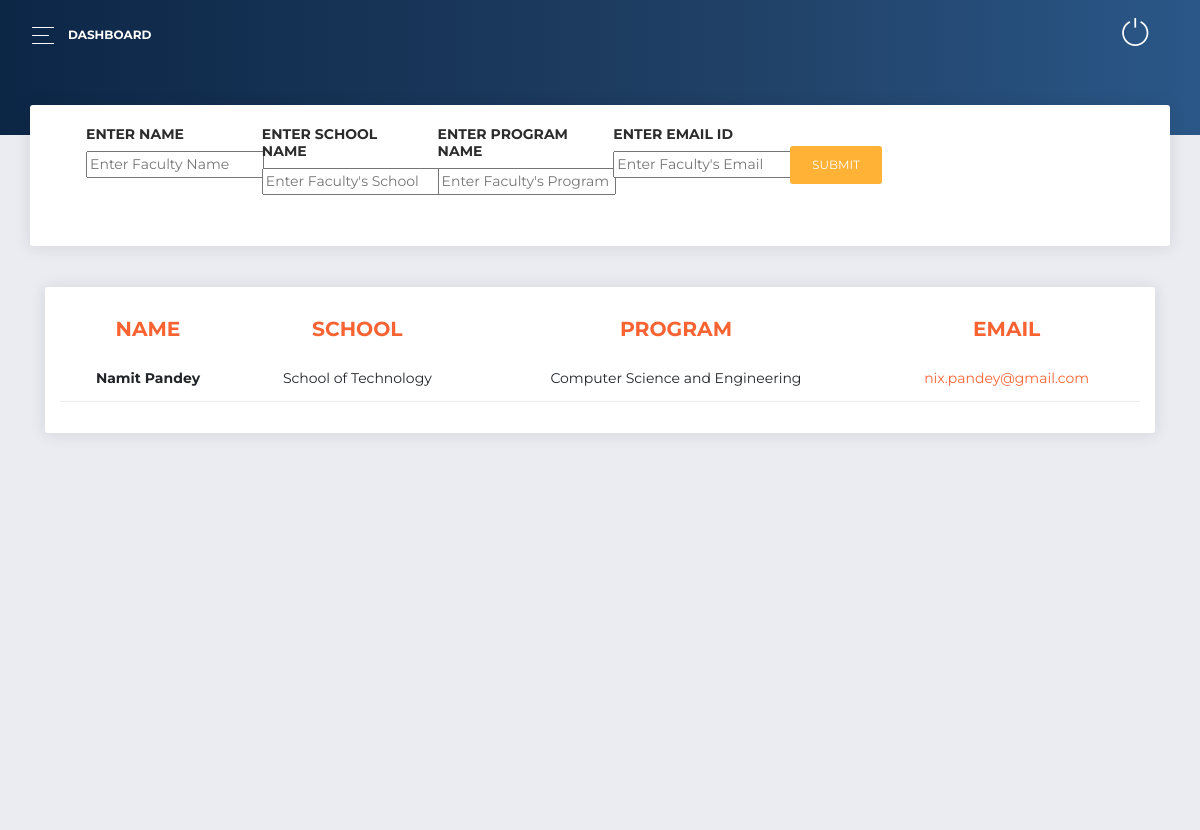
Page /university/adminpanel/information/ on the committed database.
### ROOT/ADMINPANEL/models.py (models this page shows, shortened)
class Department_Information(models.Model):
    NAME = models.CharField(max_length=254, blank=False)
    SCHOOL_NAME = models.CharField(max_length=254, blank=False)
    PROGRAM_NAME = models.CharField(max_length=254, blank=False)
    EMAIL_ID = models.EmailField(max_length=254, blank=False)

### ROOT/ADMINPANEL/views.py (the view)
# urls.py: path("information/", views.get_dept_information, name='information'),
def get_dept_information(request):
    pageDictKey = 'department'
    department_info = Department_Information.objects.all().order_by('-id')
    form = Information()
    context = {
    'department_table': department_info,
    "pageDictKey":pageDictKey,
    'form':form,
    "resultStat":get_result_status(),
    }
    if request.method == 'POST':
        form = Information(request.POST)
        if form.is_valid():
            save_it = form.save(commit=False)
            save_it.save()
    return render(request, ADMIN_PAGE_MAPPER.pageDict[pageDictKey], context)

### ROOT/ADMINPANEL/forms.py
class Information(forms.ModelForm):
    class Meta:
        model = Department_Information
        fields = ['NAME', 'SCHOOL_NAME', 'PROGRAM_NAME', 'EMAIL_ID']
        widgets = {
            'NAME':forms.TextInput(attrs={'placeholder': "Enter Faculty Name",
                                    'class':'textinputclass', 'required': True,
                                    }
                                    ),
            'SCHOOL_NAME':forms.TextInput(attrs={'placeholder': "Enter Faculty's School",
                                    'class':'textinputclass', 'required': True,
                                    }
                                    ),
            'PROGRAM_NAME':forms.TextInput(attrs={'placeholder': "Enter Faculty's Program",
                                    'class':'textinputclass', 'required': True,
                                    }
                                    ),
            'EMAIL_ID':forms.EmailInput(attrs={'placeholder': "Enter Faculty's Email",
                                    'class':'textinputclass', 'type':'email','required': True,
                                    }
                                    ),
        }

### ROOT/ADMINPANEL/views.py (called while the page is built)
def get_result_status():
    try:
        resultStat = int(list(Declare_Result.objects.values_list("RESULT_STATUS", flat=True))[0])
    except:
        return 0
    return resultStat

### ROOT/MCQ/templatetags/my_filter.py (called while the page is built)
@register.filter(name='replace')
@stringfilter
def replace_var(value):
    return value.replace("_", ' ')

### ROOT/templates/ADMIN_PANEL/department_information.html (shortened to what this page needs)
{% extends 'BASE_FILES/BaseAdmin.html' %}
{% load static %}
{% load my_filter %}
{% block adminContent %}
<div class="content">
  <div class="row">
    <div class="col-lg-12">
      <div class="card card-tasks">
        <div class="card-body ">
          <form class="mt-3 row responsive" action="{% url 'ADMINPANEL:information'%}" method="POST" style="margin-left: 1%; width: 95%;">
            <div class="col-md-2" style="max-height:100px; height:100px;">
              <div class="dropdown" style="margin-left:15px; margin-top:-10px;">
                <h6>ENTER NAME</h6>
                <div class="form-group" >
                  {{form.NAME}}
                </div>
              </div>
            </div>
            <div class="col-md-2" style="max-height:100px; height:100px;">
              <div class="dropdown" style="margin-left:15px; margin-top:-10px;">
                <h6>ENTER SCHOOL NAME</h6>
                <div class="form-group" >
                  {{form.SCHOOL_NAME}}
                </div>
              </div>
            </div>
            <div class="col-md-2" style="max-height:100px; height:100px;">
              <div class="dropdown" style="margin-left:15px; margin-top:-10px;">
                <h6>ENTER PROGRAM NAME</h6>
                <div class="form-group" >
                  {{form.PROGRAM_NAME}}
                </div>
              </div>
            </div>
            <div class="col-md-2" style="max-height:100px; height:100px;">
              <div class="dropdown" style="margin-left:15px; margin-top:-10px;">
                <h6>ENTER EMAIL ID</h6>
                <div class="form-group" >
                  {{form.EMAIL_ID}}
                </div>
              </div>
            </div>
            <div class="col-md-2" style="max-height:100px; height:100px;">
              <div class="dropdown" style="margin-left:15px;">
                <div class="form-group" >
                  <button class="btn btn-warning" type="submit" name="button">SUBMIT</button>
                </div>
              </div>
            </div>
          </form>
        </div>
      </div>
    </div>
  </div>
  <br>
      <div class="col-md-12">
        <div class="card card-chart">
          <div class="card-header ">
            <div class="row">
              <div class="col-sm-12">
                <div class="table-responsive">
                  <table class="table">
                    <thead class="text-primary">
                      <th style="font-weight:700;">
                        NAME
                      </th>
                      <th style="font-weight:700;">
                        SCHOOL
                      </th>
                      <th style="font-weight:700;">
                        PROGRAM
                      </th>
                      <th style="font-weight:700;">
                        EMAIL
                      </th>
                    </thead>
                    <tbody>
                      {% for data in department_table %}
                        <tr>
                          <td style="font-weight:700;">
                            {{data.NAME}}
                          </td>
                          <td>
                            {{data.SCHOOL_NAME}}
                          </td>
                          <td>
                            {{data.PROGRAM_NAME}}
                          </td>
                          <td>
                            <a href="mailto:{{data.EMAIL_ID}}@gsfcuniversity.ac.in">{{data.EMAIL_ID}}</a>
                          </td>
                        </tr>
                      {% endfor %}
                    </tbody>
                  </table>
                </div>
              </div>
            </div>
            <br>
          </div>
        </div>
      </div>
</div>
{% endblock %}

### ROOT/templates/ADMIN_PANEL/department_information.html (style rules this page uses)
td, th { text-align:center; }

### rows in the picture
Department_Information: NAME "Namit Pandey", SCHOOL_NAME "School of Technology", PROGRAM_NAME "Computer Science and Engineering", EMAIL_ID "nix.pandey@gmail.com"
